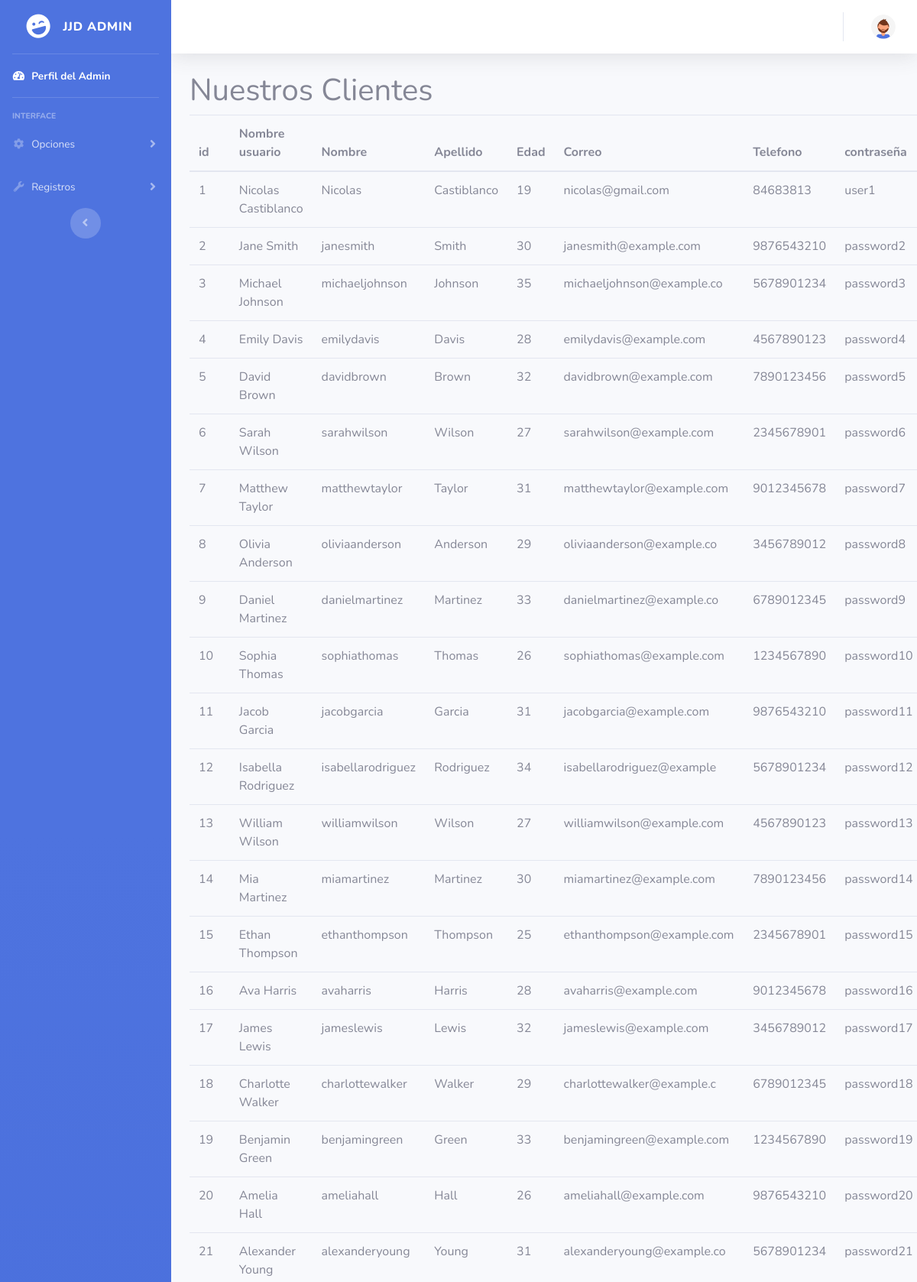
The app's page /Admin/Clientes.php (signed in, upper part) with its own data.
### tables this page shows
CREATE TABLE `usuarios` (
  `id` int(11) NOT NULL,
  `Nombre` varchar(35) NOT NULL,
  `nombre_usu` varchar(25) NOT NULL,
  `apellido_usu` varchar(25) NOT NULL,
  `edad` int(11) NOT NULL,
  `correo` varchar(25) NOT NULL,
  `Telefono` bigint(20) NOT NULL,
  `contraseña` varchar(200) NOT NULL
);

### Admin/Clientes.php (the view, shortened to what this page needs)
<?php require_once "vistas/parte_superior.php" ?>
  <div class="container">
    <h1>Nuestros Clientes</h1>
    <table class="table table-responsive-sm">
    <thead>
        <tr>
        <th scope="col">id</th>
        <th scope="col">Nombre usuario</th>
        <th scope="col">Nombre</th>
        <th scope="col">Apellido</th>
        <th scope="col">Edad</th>
        <th scope="col">Correo</th>
        <th scope="col">Telefono</th>
        <th scope="col">contraseña</th>
        </tr>
    </thead>
    <tbody>
    <?php
    $conexion = mysqli_connect("localhost","root","","jjd-food");
    $consulta = "SELECT * FROM `usuarios`";
    $resultado = mysqli_query($conexion, $consulta);
    while ($Rows = mysqli_fetch_array($resultado)) {
    echo "<tr>";
    echo "<td>$Rows[0]</td>";
    echo "<td>$Rows[1]</td>";
    echo "<td>$Rows[2]</td>";
    echo "<td>$Rows[3]</td>";
    echo "<td>$Rows[4]</td>";
    echo "<td>$Rows[5]</td>";
    echo "<td>$Rows[6]</td>";
    echo "<td>$Rows[7]</td>";
    echo "</tr>";
    }
      ?>
    </tbody>
    </table>
  </div>
<?php require_once "vistas/parte_inferior.php" ?>

### records on screen
usuarios: id "1", Nombre "Nicolas Castiblanco", nombre_usu "Nicolas", apellido_usu "Castiblanco", edad "19", correo "nicolas@gmail.com", Telefono "84683813", contraseña "user1"
usuarios: id "2", Nombre "Jane Smith", nombre_usu "janesmith", apellido_usu "Smith", edad "30", correo "janesmith@example.com", Telefono "9876543210", contraseña "password2"
usuarios: id "3", Nombre "Michael Johnson", nombre_usu "michaeljohnson", apellido_usu "Johnson", edad "35", correo "michaeljohnson@example.co", Telefono "5678901234", contraseña "password3"
usuarios: id "4", Nombre "Emily Davis", nombre_usu "emilydavis", apellido_usu "Davis", edad "28", correo "emilydavis@example.com", Telefono "4567890123", contraseña "password4"
usuarios: id "5", Nombre "David Brown", nombre_usu "davidbrown", apellido_usu "Brown", edad "32", correo "davidbrown@example.com", Telefono "7890123456", contraseña "password5"
usuarios: id "6", Nombre "Sarah Wilson", nombre_usu "sarahwilson", apellido_usu "Wilson", edad "27", correo "sarahwilson@example.com", Telefono "2345678901", contraseña "password6"
usuarios: id "7", Nombre "Matthew Taylor", nombre_usu "matthewtaylor", apellido_usu "Taylor", edad "31", correo "matthewtaylor@example.com", Telefono "9012345678", contraseña "password7"
usuarios: id "8", Nombre "Olivia Anderson", nombre_usu "oliviaanderson", apellido_usu "Anderson", edad "29", correo "oliviaanderson@example.co", Telefono "3456789012", contraseña "password8"
usuarios: id "9", Nombre "Daniel Martinez", nombre_usu "danielmartinez", apellido_usu "Martinez", edad "33", correo "danielmartinez@example.co", Telefono "6789012345", contraseña "password9"
usuarios: id "10", Nombre "Sophia Thomas", nombre_usu "sophiathomas", apellido_usu "Thomas", edad "26", correo "sophiathomas@example.com", Telefono "1234567890", contraseña "password10"
usuarios: id "11", Nombre "Jacob Garcia", nombre_usu "jacobgarcia", apellido_usu "Garcia", edad "31", correo "jacobgarcia@example.com", Telefono "9876543210", contraseña "password11"
usuarios: id "12", Nombre "Isabella Rodriguez", nombre_usu "isabellarodriguez", apellido_usu "Rodriguez", edad "34", correo "isabellarodriguez@example", Telefono "5678901234", contraseña "password12"
usuarios: id "13", Nombre "William Wilson", nombre_usu "williamwilson", apellido_usu "Wilson", edad "27", correo "williamwilson@example.com", Telefono "4567890123", contraseña "password13"
usuarios: id "14", Nombre "Mia Martinez", nombre_usu "miamartinez", apellido_usu "Martinez", edad "30", correo "miamartinez@example.com", Telefono "7890123456", contraseña "password14"
usuarios: id "15", Nombre "Ethan Thompson", nombre_usu "ethanthompson", apellido_usu "Thompson", edad "25", correo "ethanthompson@example.com", Telefono "2345678901", contraseña "password15"
usuarios: id "16", Nombre "Ava Harris", nombre_usu "avaharris", apellido_usu "Harris", edad "28", correo "avaharris@example.com", Telefono "9012345678", contraseña "password16"
usuarios: id "17", Nombre "James Lewis", nombre_usu "jameslewis", apellido_usu "Lewis", edad "32", correo "jameslewis@example.com", Telefono "3456789012", contraseña "password17"
usuarios: id "18", Nombre "Charlotte Walker", nombre_usu "charlottewalker", apellido_usu "Walker", edad "29", correo "charlottewalker@example.c", Telefono "6789012345", contraseña "password18"
usuarios: id "19", Nombre "Benjamin Green", nombre_usu "benjamingreen", apellido_usu "Green", edad "33", correo "benjamingreen@example.com", Telefono "1234567890", contraseña "password19"
usuarios: id "20", Nombre "Amelia Hall", nombre_usu "ameliahall", apellido_usu "Hall", edad "26", correo "ameliahall@example.com", Telefono "9876543210", contraseña "password20"
usuarios: id "21", Nombre "Alexander Young", nombre_usu "alexanderyoung", apellido_usu "Young", edad "31", correo "alexanderyoung@example.co", Telefono "5678901234", contraseña "password21"
